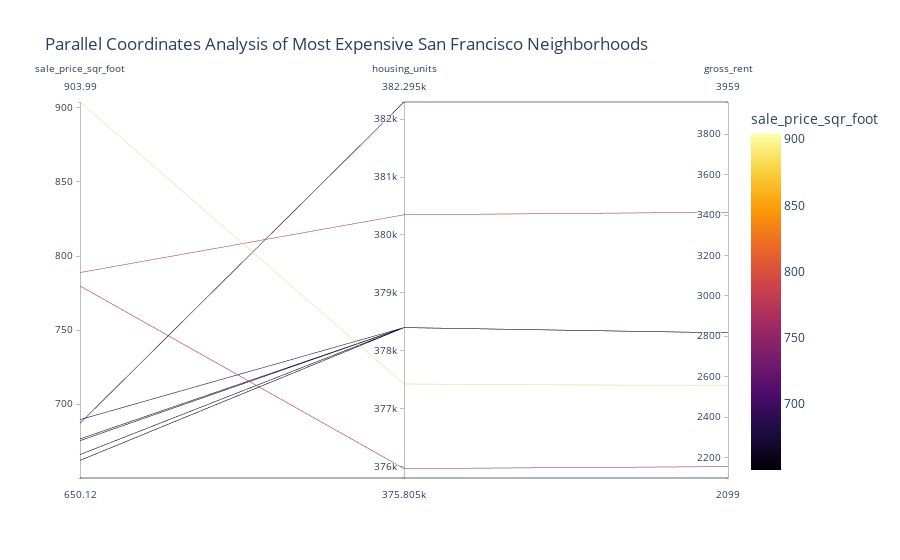

Notebook code for this chart:
### Code cell
# Parallel Coordinates Plot
# YOUR CODE HERE!
px.parallel_coordinates(

)

### Figure 1 — Plotly figure (JSON) as saved in the notebook; plotly's stock layout.template omitted (floating-point values rounded to 4 significant figures)
{"data": [{"dimensions": [{"label": "sale_price_sqr_foot", "values": [904.0, 788.8, 779.8, 689.6, 687.1, 676.5, 675.4, 666.0, 662.0, 650.1]}, {"label": "housing_units", "values": [377400.0, 380348, 376000.0, 378401, 382295, 378401, 378401, 378401, 378401, 375805]}, {"label": "gross_rent", "values": [2555.0, 3414, 2155.0, 2817.0, 3959, 2817.0, 2817.0, 2817.0, 2817.0, 2099]}], "domain": {"x": [0, 1], "y": [0, 1]}, "line": {"color": [904.0, 788.8, 779.8, 689.6, 687.1, 676.5, 675.4, 666.0, 662.0, 650.1], "coloraxis": "coloraxis"}, "name": "", "type": "parcoords"}], "layout": {"autosize": true, "coloraxis": {"colorbar": {"title": {"text": "sale_price_sqr_foot"}}, "colorscale": [[0, "#000004"], [0.1111, "#1b0c41"], [0.2222, "#4a0c6b"], [0.3333, "#781c6d"], [0.4444, "#a52c60"], [0.5556, "#cf4446"], [0.6667, "#ed6925"], [0.7778, "#fb9b06"], [0.8889, "#f7d13d"], [1, "#fcffa4"]]}, "legend": {"tracegroupgap": 0}, "title": {"text": "Parallel Coordinates Analysis of Most Expensive San Francisco Neighborhoods"}}}
